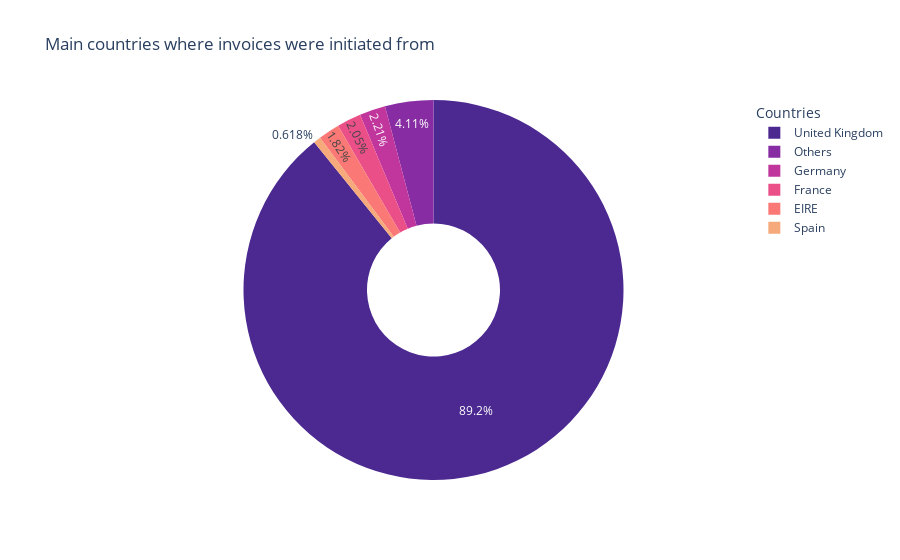

Write notebook code for a chart like this one.
### Code cell
fig = px.pie(top5countries_others, values=top5countries_others.InvoiceNo.unique(), names='Country', title='Invoices per country (in%)',color_discrete_sequence=px.colors.sequential.Agsunset, hole=.35)
fig.update_layout(title="Main countries where invoices were initiated from",legend_title="Countries")
fig.show()

### Figure 1 — Plotly figure (JSON) as saved in the notebook; plotly's stock layout.template omitted (floating-point values rounded to 4 significant figures)
{"data": [{"domain": {"x": [0, 1], "y": [0, 1]}, "hole": 0.35, "hovertemplate": "Country=%{label}<br>value=%{value}<extra></extra>", "labels": ["United Kingdom", "Germany", "France", "EIRE", "Spain", "Others"], "legendgroup": "", "name": "", "showlegend": true, "type": "pie", "values": [348872, 8643, 8019, 7126, 2417, 16073]}], "layout": {"autosize": true, "legend": {"title": {"text": "Countries"}, "tracegroupgap": 0}, "piecolorway": ["rgb(75, 41, 145)", "rgb(135, 44, 162)", "rgb(192, 54, 157)", "rgb(234, 79, 136)", "rgb(250, 120, 118)", "rgb(246, 169, 122)", "rgb(237, 217, 163)"], "title": {"text": "Main countries where invoices were initiated from"}}}
